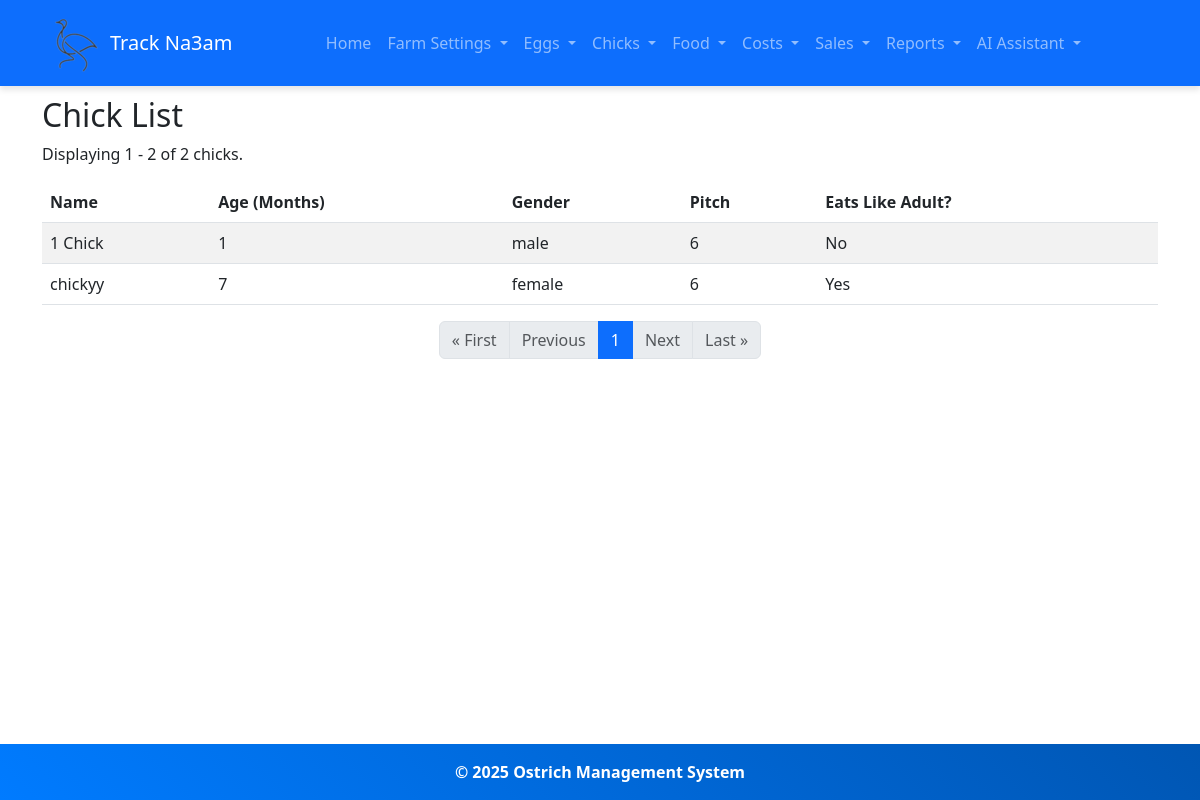
Page /chick-list/ on the committed database.
### ostrich/models.py (models this page shows, shortened)
class Chick(models.Model):
    GENDER_CHOICES = [
        ('male', 'Male'),
        ('female', 'Female')
    ]
    sale_choices = (
        ('exists','exists'),
        ('sold','sold'),
    )
    name = models.CharField(max_length=100)
    creation_date = models.DateField(default=timezone.now)  # Date when the chick was created
    initial_age_in_months = models.PositiveIntegerField(null=True, blank=True)  # Optional for externally purchased chicks
    gender = models.CharField(max_length=10, choices=GENDER_CHOICES)
    pitch = models.ForeignKey('Pitch', on_delete=models.PROTECT, related_name='chicks', null=True, blank=True)
    status = models.CharField(max_length= 100,default="exists", choices = sale_choices, null=True)
    @property
    def age_in_months(self):
        if self.initial_age_in_months is not None:
            return self.initial_age_in_months + self._calculate_dynamic_age()
        else:
            return self._calculate_dynamic_age()
    def _calculate_dynamic_age(self):
        if not self.creation_date:
            return 0
        today = timezone.now().date()
        age_days = (today - self.creation_date).days
        return age_days // 30  # Approximate months (30 days per month)
    @property
    def eats_like_adult(self):
        return self.age_in_months >= 2

class Pitch(models.Model):
    pitch_number = models.IntegerField(unique=True)

### ostrich/views.py (the view)
# urls.py: path('chick-list/', views.chick_list, name='chick_list'),
def chick_list(request):
    chicks = Chick.objects.all().order_by('-creation_date')
    paginator = Paginator(chicks, 10)  # Show 10 chicks per page
    page_number = request.GET.get('page')
    page_chicks = paginator.get_page(page_number)
    return render(request, 'chicks/chick_list.html', {'page_chicks': page_chicks})  # Remove 'chicks'

### templates/chicks/chick_list.html
{% extends 'base.html' %}
{% block content %}
<h2>Chick List</h2>
<p>Displaying {{ page_chicks.start_index }} - {{ page_chicks.end_index }} of {{ page_chicks.paginator.count }} chicks.</p>
<table class="table table-striped">
    <thead>
        <tr>
            <th>Name</th>
            <th>Age (Months)</th>
            <th>Gender</th>
            <th>Pitch</th>
            <th>Eats Like Adult?</th>
        </tr>
    </thead>
    <tbody>
        {% for chick in page_chicks %}
        <tr>
            <td>{{ chick.name }}</td>
            <td>{{ chick.age_in_months }}</td>
            <td>{{ chick.gender }}</td>
            <td>{{ chick.pitch.pitch_number|default:"Not assigned" }}</td>
            <td>{{ chick.eats_like_adult|yesno:"Yes,No" }}</td>
        </tr>
        {% empty %}
        <tr>
            <td colspan="5" class="text-center">No chicks available.</td>
        </tr>
        {% endfor %}
    </tbody>
</table>
<nav aria-label="Page navigation">
    <ul class="pagination justify-content-center">
        {% if page_chicks.has_previous %}
        <li class="page-item">
            <a class="page-link" href="?page=1">&laquo; First</a>
        </li>
        <li class="page-item">
            <a class="page-link" href="?page={{ page_chicks.previous_page_number }}">Previous</a>
        </li>
        {% else %}
        <li class="page-item disabled">
            <a class="page-link" href="#" tabindex="-1" aria-disabled="true">&laquo; First</a>
        </li>
        <li class="page-item disabled">
            <a class="page-link" href="#" tabindex="-1" aria-disabled="true">Previous</a>
        </li>
        {% endif %}
        <li class="page-item active" aria-current="page">
            <span class="page-link">{{ page_chicks.number }}</span>
        </li>
        {% if page_chicks.has_next %}
        <li class="page-item">
            <a class="page-link" href="?page={{ page_chicks.next_page_number }}">Next</a>
        </li>
        <li class="page-item">
            <a class="page-link" href="?page={{ page_chicks.paginator.num_pages }}">Last &raquo;</a>
        </li>
        {% else %}
        <li class="page-item disabled">
            <a class="page-link" href="#" tabindex="-1" aria-disabled="true">Next</a>
        </li>
        <li class="page-item disabled">
            <a class="page-link" href="#" tabindex="-1" aria-disabled="true">Last &raquo;</a>
        </li>
        {% endif %}
    </ul>
</nav>
{% endblock %}

### rows in the picture
Chick: name "1 Chick", age_in_months "1", gender "male", pitch.pitch_number "6", eats_like_adult "No"
Chick: name "chickyy", age_in_months "7", gender "female", pitch.pitch_number "6", eats_like_adult "Yes"

### other values in the picture
{{ page_chicks.start_index }} "1"
{{ page_chicks.end_index }} "2"
{{ page_chicks.paginator.count }} "2"
{{ page_chicks.number }} "1"
